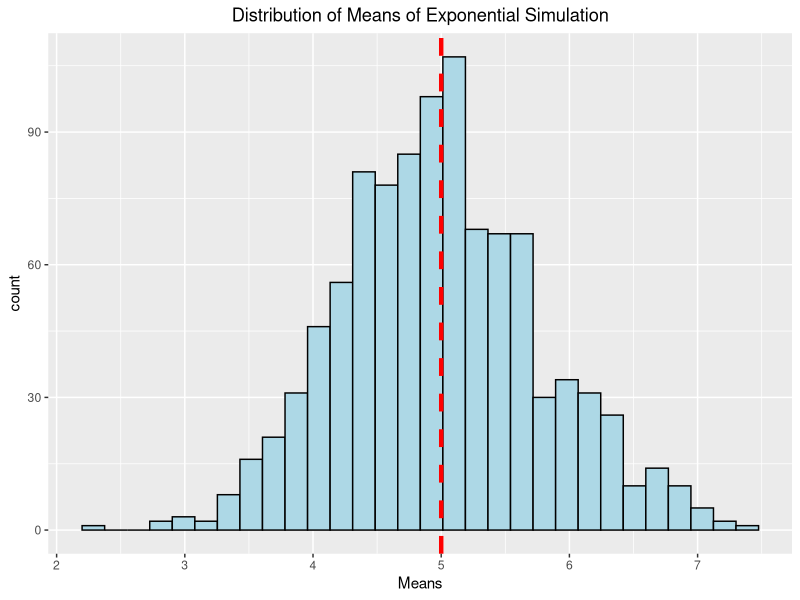

Reproduce this figure in R.
## ---- chunk 1
library(ggplot2)

## ---- chunk 2
lambda=.2
#Theoretical mean and SD
Tmean<-1/lambda
Tsd<-1/lambda
#Number of Monte Carlo samples
S=1000
#vectors to store means and SDs of Monte Carlo samples
means<-vector(mode="numeric",length=S)
sds<-vector(mode="numeric",length=S)
for (i in 1:S){
#Sample sizes of 40 drawn from the exponential distribution with rate lambda
    samp<-rexp(40,lambda)
    means[i]<-mean(samp)
    sds[i]<-sd(samp)
}
## ---- chunk 3
meanplot<-ggplot()+geom_histogram(aes(means),color="black",fill="lightblue")
meanplot+geom_vline(xintercept=Tmean,linetype="dashed",color="red",size=1.5) +
    ggtitle("Distribution of Means of Exponential Simulation") +
    xlab("Means")+
    theme(plot.title = element_text(hjust = 0.5))
    
